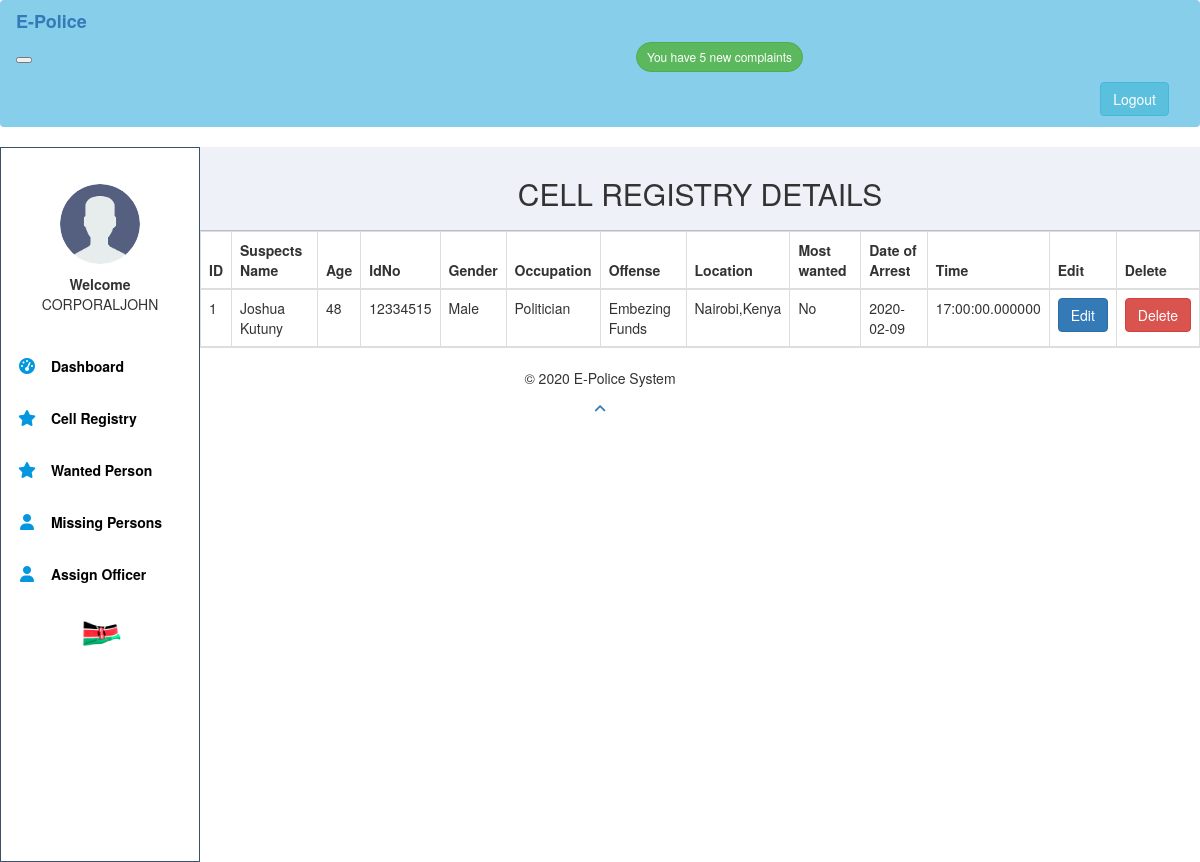
Screenshot of /policeviewcellregistry.php (signed in) with the database file from the repository.
### tables this page shows
CREATE TABLE `cellregistry` (
  `ID` int(100) NOT NULL,
  `fullnames` varchar(255) NOT NULL,
  `age` int(100) NOT NULL,
  `idno` int(100) NOT NULL,
  `gender` varchar(100) NOT NULL,
  `occupation` varchar(255) NOT NULL,
  `offense` varchar(255) NOT NULL,
  `location` varchar(255) NOT NULL,
  `wanted` varchar(255) NOT NULL,
  `dates` date NOT NULL,
  `tim` time(6) NOT NULL
);

### policeviewcellregistry.php (the view, shortened to what this page needs)
 <?php
 require('includes/config.php');
 include('includes/header.php');
?>
<!DOCTYPE html>
<html>
<head>
    <link href="lib/css/bootstrap.min.css" rel="stylesheet" id="bootstrap-css">
</head>
<body>
<div class="main-content"style="background-color:#fff;">
   <div class="title">
  <h2><center>CELL REGISTRY DETAILS</center></h2>
</div>
  <table class="table table-bordered" id="dataTable" width="100%" cellspacing="0">
                  <thead class="thead-dark">
<tr>
 <th scope='col'>ID</th>
      <th scope='col'>Suspects Name</th>
      <th scope='col'>Age</th>
      <th scope='col'>IdNo</th>
      <th scope='col'>Gender</th>
      <th scope='col'>Occupation</th>
      <th scope='col'>Offense</th>
      <th scope='col'>Location</th>
      <th scope='col'>Most wanted</th>
      <th scope='col'>Date of Arrest</th>
      <th scope='col'>Time</th>
      <th scope="col">Edit</th>
      <th scope="col">Delete</th>
</tr>
<?php
$sql = "SELECT * FROM cellregistry";
$result = mysqli_query($conn, $sql);
if (mysqli_num_rows($result) > 0){
    while($row = mysqli_fetch_assoc($result)) {
?>
  <tr>
    <td> <?php echo $row["ID"];?></td>
    <td> <?php echo $row["fullnames"];?></td>
    <td> <?php echo $row["age"];?></td>
    <td> <?php echo $row["idno"];?></td>
    <td> <?php echo $row["gender"];?></td>
    <td> <?php echo $row["occupation"];?></td>
    <td> <?php echo $row["offense"];?></td>
    <td> <?php echo $row["location"];?></td>
    <td> <?php echo $row["wanted"];?></td>
     <td> <?php echo $row["dates"];?></td>
    <td> <?php echo $row["tim"];?></td>
    <td>
        <a href="policeeditcellregistry.php?edit=<?php echo $row['ID']; ?>"  onclick="return confirm('Do you really want to edit employee details')" class="btn btn-primary a-btn-slide-text" >Edit</a>
      </td>
      <td>
        <a href="policeviewcellregistry.php?delete=<?php echo $row['ID']; ?>" onclick="return confirm('Do you really want to delete registry detail?')"class="btn btn-danger">Delete</a></td>
</tr>
<?php
    }
} else {
    echo "0 results";
}
?>
                </table>
  </div>
</body>
</html>
 <?php
  include('includes/footer.php');
 ?>

### css/style.css (style rules this page uses)
body { background-color: #fff; }
.main-content { margin-top: 0; padding: 0; }
.main-content .title { background-color: #eef1f7; border-bottom: 1px solid #b8bec9; padding: 10px 20px; font-weight: 700; color: #333; font-size: 18px; }
@media screen and (min-width: 600px) { .main-content { margin-left: 70px; } }
@media screen and (min-width: 800px) { .main-content { margin-left: 200px; } }

### rows the page displays
cellregistry: ID "1", fullnames "Joshua Kutuny", age "48", idno "12334515", gender "Male", occupation "Politician", offense "Embezing Funds", location "Nairobi,Kenya", wanted "No", dates "2020-02-09", tim "17:00:00.000000"

### other values shown
$resultCheck "5"
$_SESSION['username'] "CORPORALJOHN"
